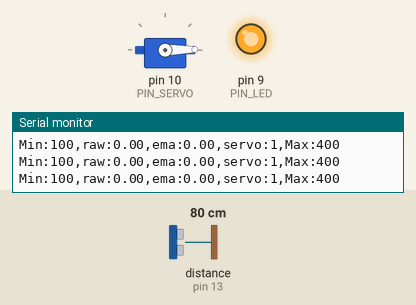
This sketch was run on a simulated Arduino Uno, built with avr-gcc and run on an emulated ATmega328P. Parts: servo, output pins drawn as LEDs (lit = HIGH), the last lines printed to the serial monitor. Wiring (inferred from the names in the program): ultrasonic range finder: trigger pin 12; echo pin 13. Inputs (shaded band) come from the test bench; at power-on: distance to the obstacle (sensor on pin 13) 80 cm. The echo pulse lasts 58.3 µs per cm; pins used as bus, display or sensor lines are not drawn.

Above: at 1.2 s.
1.3 s: distance to the obstacle (sensor on pin 13) set to 43 cm
2.8 s: distance to the obstacle (sensor on pin 13) set to 39 cm
At 3.9 s:
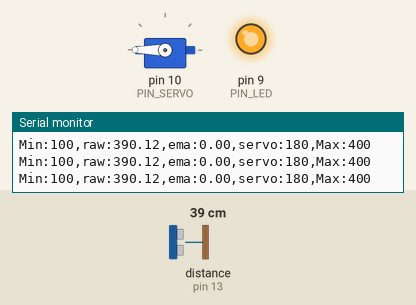
4.3 s: distance to the obstacle (sensor on pin 13) set to 35 cm
At 5.02 s:
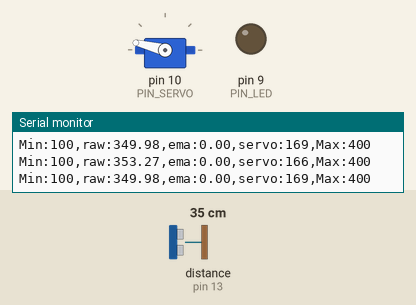
7.3 s: distance to the obstacle (sensor on pin 13) set to 18 cm
At 8.2 s:
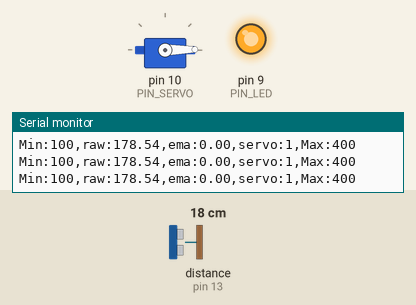
Timing chart, 0 to 9.8 s (numbered marks = the images above; inputs shaded):
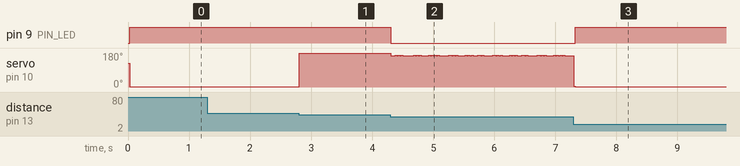

Measured:
- the behaviour switches between 40 and 39 cm on distance to the obstacle (sensor on pin 13) (found by bisection; images 0 and 1)
- after the input at 2.8 s, servo on pin 10 (PIN_SERVO): 1° → 180° at once
- after the input at 4.3 s, pin 9 (PIN_LED): HIGH → LOW at once
- after the input at 7.3 s, pin 9 (PIN_LED): LOW → HIGH at once

The sketch:

11_practice_1.ino
```cpp
#include <Servo.h>

// Arduino pin assignment
#define PIN_LED 9
#define PIN_SERVO 10
#define PIN_TRIG 12
#define PIN_ECHO 13

// configurable parameters
#define SND_VEL 346.0 // sound velocity at 24 celsius degree (unit: m/s)
#define INTERVAL 25 // sampling interval (unit: ms)
#define _DIST_MIN 100 // minimum distance to be measured (unit: mm)
#define _DIST_MAX 400 // maximum distance to be measured (unit: mm)
#define _DIST_ALPHA 0.1

#define _DUTY_MIN 553 // servo full clockwise position (0 degree)
#define _DUTY_NEU 1847 // servo neutral position (90 degree)
#define _DUTY_MAX 2399 // servo full counterclockwise position (180 degree)

// global variables
float timeout; // unit: us
float dist_min, dist_max, dist_raw, dist_prev,dist_ema, alpha,dist_mid; // unit: mm
unsigned long last_sampling_time; // unit: ms
float scale; // used for pulse duration to distance conversion
Servo myservo;

void setup() {
// initialize GPIO pins
  pinMode(PIN_LED,OUTPUT);
  pinMode(PIN_TRIG,OUTPUT);
  digitalWrite(PIN_TRIG, LOW);
  pinMode(PIN_ECHO,INPUT);

  myservo.attach(PIN_SERVO);
  myservo.writeMicroseconds(_DUTY_NEU);

// initialize USS related variables
  dist_min = _DIST_MIN;
  dist_max = _DIST_MAX;
  timeout = (INTERVAL / 2) * 1000.0; // precalculate pulseIn() timeout value. (unit: us)
  dist_raw = dist_prev = 0.0; // raw distance output from USS (unit: mm)
  scale = 0.001 * 0.5 * SND_VEL;

// initialize serial port
  Serial.begin(57600);

// initialize last sampling time
  last_sampling_time = 0;
}

void loop() {
// wait until next sampling time.
// millis() returns the number of milliseconds since the program started. Will overflow after 50 days.
  if(millis() < last_sampling_time + INTERVAL) return;

// get a distance reading from the USS
  dist_raw = USS_measure(PIN_TRIG,PIN_ECHO);
  dist_ema = (1-alpha)*dist_ema + alpha*dist_raw;
  dist_mid = _DUTY_MIN+(_DUTY_NEU/181)*(dist_raw-180);

// output the read value to the serial port
  Serial.print("Min:100,raw:");
  Serial.print(dist_raw);
  Serial.print(",ema:");
  Serial.print(dist_ema);
  Serial.print(",servo:");
  Serial.print(myservo.read());
  Serial.println(",Max:400");
// adjust servo position according to the USS read value

  // add your code here!

  if(dist_raw<180) {
    digitalWrite(PIN_LED,1);
    myservo.writeMicroseconds(_DUTY_MIN);

  }
  else if(dist_raw>=180 &&dist_raw<=360){
     digitalWrite(PIN_LED,0);
     myservo.writeMicroseconds( dist_mid);

  }
  else {
    digitalWrite(PIN_LED,1);
    myservo.writeMicroseconds(_DUTY_MAX);
  }

// update last sampling time
  last_sampling_time += INTERVAL;
}

// get a distance reading from USS. return value is in millimeter.
float USS_measure(int TRIG, int ECHO)
{
  float reading;
  digitalWrite(TRIG, HIGH);
  delayMicroseconds(10);
  digitalWrite(TRIG, LOW);

  reading = pulseIn(ECHO, HIGH, timeout) * scale; // unit: mm
  if(reading < dist_min || reading > dist_max) reading = 0.0; // return 0 when out of range.

  if(reading == 0.0) reading = dist_prev;
  else dist_prev = reading;

  return reading;
}
```
